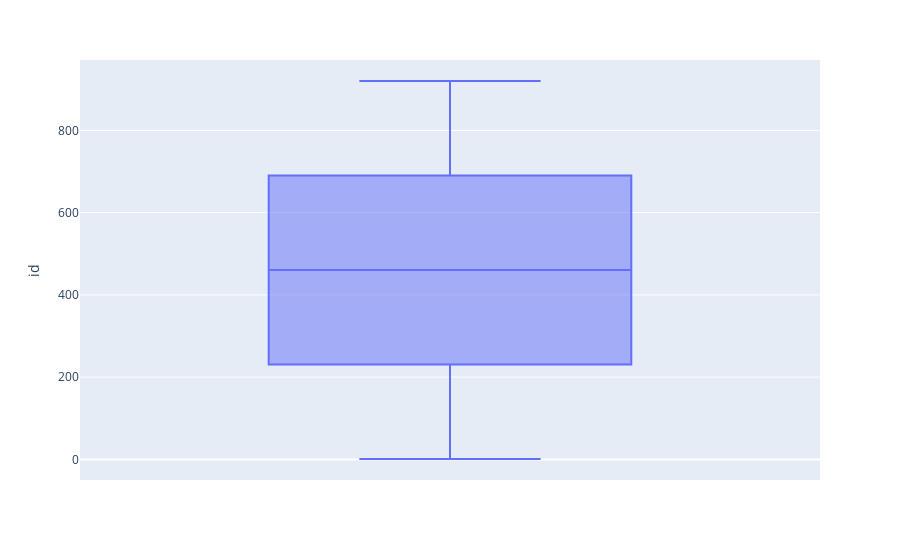
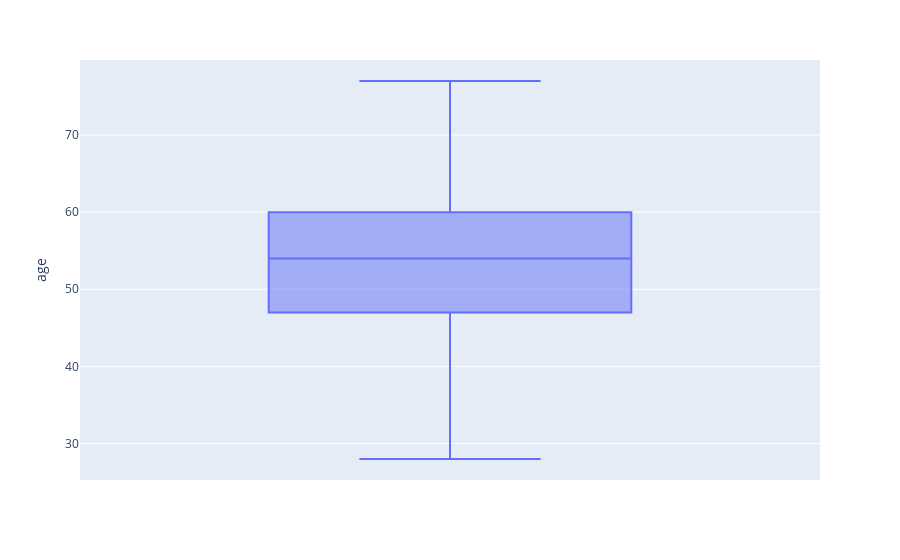
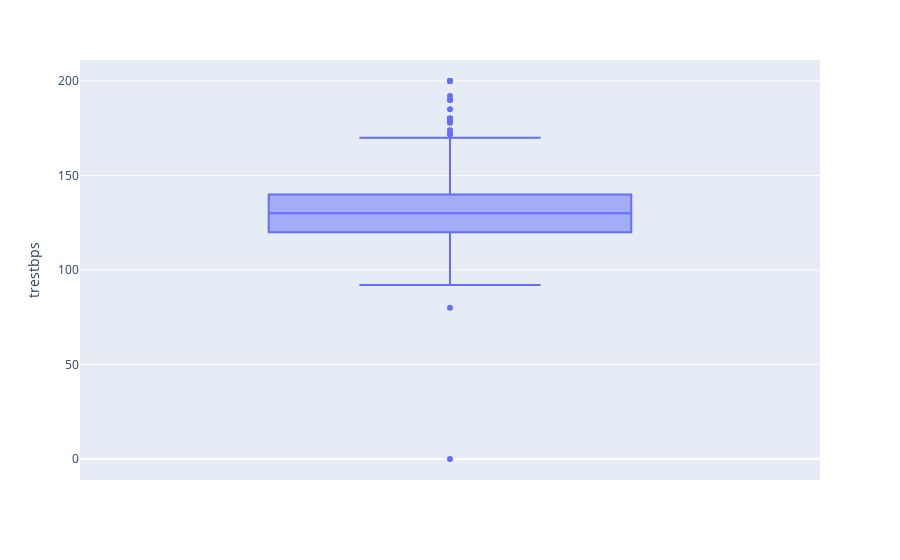
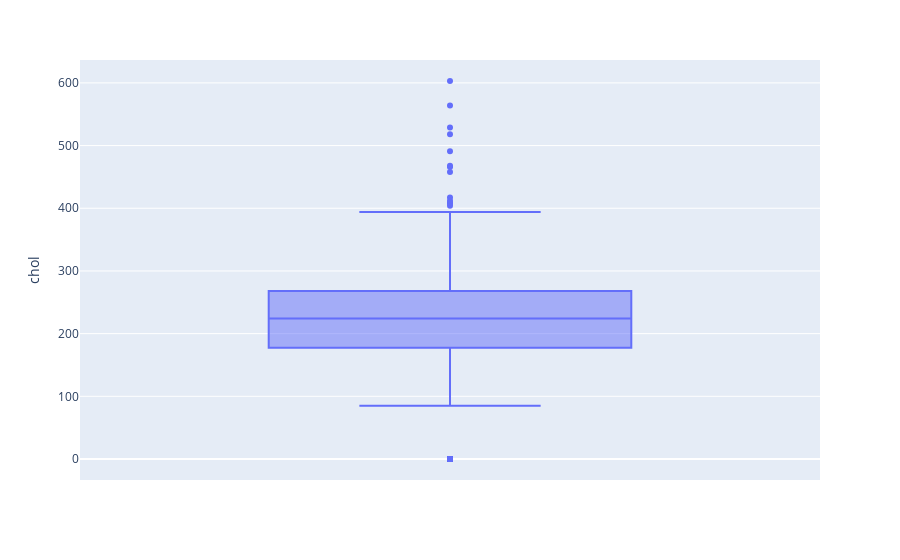

Source (notebook cell) for these figures, in order:
### Code cell
# create boxplot using plotly and for loop
for col in df.select_dtypes(include=['number']).columns:
    fig = px.box(df, y=col)
    fig.show()

### Figure 1 — Plotly figure (JSON) as saved in the notebook; plotly's stock layout.template omitted (floating-point values rounded to 4 significant figures; data arrays with more than 128 entries replaced by an {"elided": "..."} marker saying what was removed)
{"data": [{"alignmentgroup": "True", "hovertemplate": "id=%{y}<extra></extra>", "legendgroup": "", "marker": {"color": "#636efa"}, "name": "", "notched": false, "offsetgroup": "", "orientation": "v", "showlegend": false, "type": "box", "x0": " ", "xaxis": "x", "y": {"elided": "920 int values"}, "y0": " ", "yaxis": "y"}], "layout": {"boxmode": "group", "legend": {"tracegroupgap": 0}, "margin": {"t": 60}, "xaxis": {"anchor": "y", "domain": [0, 1]}, "yaxis": {"anchor": "x", "domain": [0, 1], "title": {"text": "id"}}}}

### Figure 2 — Plotly figure (JSON) as saved in the notebook; plotly's stock layout.template omitted (floating-point values rounded to 4 significant figures; data arrays with more than 128 entries replaced by an {"elided": "..."} marker saying what was removed)
{"data": [{"alignmentgroup": "True", "hovertemplate": "age=%{y}<extra></extra>", "legendgroup": "", "marker": {"color": "#636efa"}, "name": "", "notched": false, "offsetgroup": "", "orientation": "v", "showlegend": false, "type": "box", "x0": " ", "xaxis": "x", "y": {"elided": "920 int values"}, "y0": " ", "yaxis": "y"}], "layout": {"boxmode": "group", "legend": {"tracegroupgap": 0}, "margin": {"t": 60}, "xaxis": {"anchor": "y", "domain": [0, 1]}, "yaxis": {"anchor": "x", "domain": [0, 1], "title": {"text": "age"}}}}

### Figure 3 — Plotly figure (JSON) as saved in the notebook; plotly's stock layout.template omitted (floating-point values rounded to 4 significant figures; data arrays with more than 128 entries replaced by an {"elided": "..."} marker saying what was removed)
{"data": [{"alignmentgroup": "True", "hovertemplate": "trestbps=%{y}<extra></extra>", "legendgroup": "", "marker": {"color": "#636efa"}, "name": "", "notched": false, "offsetgroup": "", "orientation": "v", "showlegend": false, "type": "box", "x0": " ", "xaxis": "x", "y": {"elided": "920 float values"}, "y0": " ", "yaxis": "y"}], "layout": {"boxmode": "group", "legend": {"tracegroupgap": 0}, "margin": {"t": 60}, "xaxis": {"anchor": "y", "domain": [0, 1]}, "yaxis": {"anchor": "x", "domain": [0, 1], "title": {"text": "trestbps"}}}}

### Figure 4 — Plotly figure (JSON) as saved in the notebook; plotly's stock layout.template omitted (floating-point values rounded to 4 significant figures; data arrays with more than 128 entries replaced by an {"elided": "..."} marker saying what was removed)
{"data": [{"alignmentgroup": "True", "hovertemplate": "chol=%{y}<extra></extra>", "legendgroup": "", "marker": {"color": "#636efa"}, "name": "", "notched": false, "offsetgroup": "", "orientation": "v", "showlegend": false, "type": "box", "x0": " ", "xaxis": "x", "y": {"elided": "920 float values"}, "y0": " ", "yaxis": "y"}], "layout": {"boxmode": "group", "legend": {"tracegroupgap": 0}, "margin": {"t": 60}, "xaxis": {"anchor": "y", "domain": [0, 1]}, "yaxis": {"anchor": "x", "domain": [0, 1], "title": {"text": "chol"}}}}
